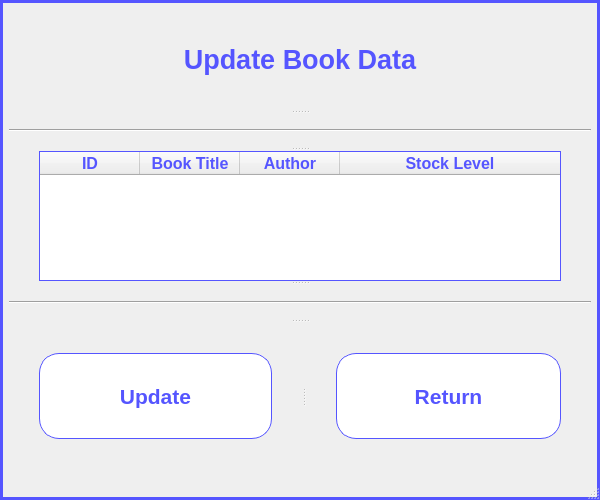
<?xml version="1.0" encoding="UTF-8"?>
<ui version="4.0">
 <class>updateBook_MainWindow</class>
 <widget class="QMainWindow" name="updateBook_MainWindow">
  <property name="geometry">
   <rect>
    <x>0</x>
    <y>0</y>
    <width>600</width>
    <height>500</height>
   </rect>
  </property>
  <property name="windowTitle">
   <string>Update Book</string>
  </property>
  <property name="styleSheet">
   <string notr="true">QMainWindow {
	border: 3px solid rgb(85, 85, 255);
}</string>
  </property>
  <widget class="QWidget" name="centralwidget">
   <layout class="QVBoxLayout" name="verticalLayout">
    <item>
     <widget class="QSplitter" name="splitter_2">
      <property name="orientation">
       <enum>Qt::Vertical</enum>
      </property>
      <widget class="QLabel" name="title_label">
       <property name="font">
        <font>
         <family>Arial</family>
         <pointsize>20</pointsize>
         <weight>75</weight>
         <bold>true</bold>
        </font>
       </property>
       <property name="styleSheet">
        <string notr="true">QLabel {
	color: rgb(85, 85, 255);

	margin: 30px;
}</string>
       </property>
       <property name="text">
        <string>Update Book Data</string>
       </property>
       <property name="alignment">
        <set>Qt::AlignCenter</set>
       </property>
      </widget>
      <widget class="Line" name="line">
       <property name="styleSheet">
        <string notr="true">Line {
	color: rgb(85, 85, 255);
}</string>
       </property>
       <property name="frameShadow">
        <enum>QFrame::Sunken</enum>
       </property>
       <property name="orientation">
        <enum>Qt::Horizontal</enum>
       </property>
      </widget>
      <widget class="QTableWidget" name="books_table">
       <property name="sizePolicy">
        <sizepolicy hsizetype="Expanding" vsizetype="Expanding">
         <horstretch>0</horstretch>
         <verstretch>0</verstretch>
        </sizepolicy>
       </property>
       <property name="font">
        <font>
         <family>Arial</family>
         <pointsize>-1</pointsize>
         <weight>50</weight>
         <bold>false</bold>
        </font>
       </property>
       <property name="styleSheet">
        <string notr="true">QTableWidget {
	color: rgb(85, 85, 255);
	
	font-family: Arial;
	font-size: 14px;

	text-align: center;
	
	border: 1px solid rgb(85, 85, 255);
	
	margin-left: 30px;
	margin-right: 30px;
}</string>
       </property>
       <property name="sizeAdjustPolicy">
        <enum>QAbstractScrollArea::AdjustToContents</enum>
       </property>
       <property name="editTriggers">
        <set>QAbstractItemView::DoubleClicked</set>
       </property>
       <property name="alternatingRowColors">
        <bool>true</bool>
       </property>
       <attribute name="horizontalHeaderCascadingSectionResizes">
        <bool>true</bool>
       </attribute>
       <attribute name="horizontalHeaderStretchLastSection">
        <bool>true</bool>
       </attribute>
       <column>
        <property name="text">
         <string>ID</string>
        </property>
        <property name="font">
         <font>
          <family>Arial</family>
          <pointsize>12</pointsize>
          <weight>75</weight>
          <bold>true</bold>
         </font>
        </property>
        <property name="textAlignment">
         <set>AlignCenter</set>
        </property>
        <property name="foreground">
         <brush brushstyle="SolidPattern">
          <color alpha="255">
           <red>85</red>
           <green>85</green>
           <blue>255</blue>
          </color>
         </brush>
        </property>
       </column>
       <column>
        <property name="text">
         <string>Book Title</string>
        </property>
        <property name="font">
         <font>
          <family>Arial</family>
          <pointsize>12</pointsize>
          <weight>75</weight>
          <bold>true</bold>
         </font>
        </property>
        <property name="textAlignment">
         <set>AlignCenter</set>
        </property>
        <property name="foreground">
         <brush brushstyle="SolidPattern">
          <color alpha="255">
           <red>85</red>
           <green>85</green>
           <blue>255</blue>
          </color>
         </brush>
        </property>
       </column>
       <column>
        <property name="text">
         <string>Author</string>
        </property>
        <property name="font">
         <font>
          <family>Arial</family>
          <pointsize>12</pointsize>
          <weight>75</weight>
          <bold>true</bold>
         </font>
        </property>
        <property name="textAlignment">
         <set>AlignCenter</set>
        </property>
        <property name="foreground">
         <brush brushstyle="SolidPattern">
          <color alpha="255">
           <red>85</red>
           <green>85</green>
           <blue>255</blue>
          </color>
         </brush>
        </property>
       </column>
       <column>
        <property name="text">
         <string>Stock Level</string>
        </property>
        <property name="font">
         <font>
          <family>Arial</family>
          <pointsize>12</pointsize>
          <weight>75</weight>
          <bold>true</bold>
         </font>
        </property>
        <property name="textAlignment">
         <set>AlignCenter</set>
        </property>
        <property name="foreground">
         <brush brushstyle="SolidPattern">
          <color alpha="255">
           <red>85</red>
           <green>85</green>
           <blue>255</blue>
          </color>
         </brush>
        </property>
       </column>
      </widget>
      <widget class="Line" name="line_2">
       <property name="styleSheet">
        <string notr="true">Line {
	color: rgb(85, 85, 255);
}</string>
       </property>
       <property name="frameShadow">
        <enum>QFrame::Sunken</enum>
       </property>
       <property name="orientation">
        <enum>Qt::Horizontal</enum>
       </property>
      </widget>
      <widget class="QSplitter" name="splitter">
       <property name="orientation">
        <enum>Qt::Horizontal</enum>
       </property>
       <widget class="QPushButton" name="update_book_data_button">
        <property name="font">
         <font>
          <family>Arial</family>
          <pointsize>16</pointsize>
          <weight>75</weight>
          <bold>true</bold>
         </font>
        </property>
        <property name="styleSheet">
         <string notr="true">QPushButton {
	background-color: rgb(255, 255, 255);
	color: rgb(85, 85, 255);

	border: 1px solid rgb(85, 85, 255);
	border-radius: 20px;

	height: 70px;

	margin: 30px;
}

QPushButton:hover {
	background-color: rgb(85, 85, 255);
	color: rgb(255, 255, 255);
	
	border: 2px solid rgb(255, 255, 255);
}

QPushButton:pressed {
	background-color: rgb(255, 255, 255);
	color: rgb(85, 85, 255);

	border: 1px solid rgb(85, 85, 255);
	border-radius: 20px;
}</string>
        </property>
        <property name="text">
         <string>Update</string>
        </property>
       </widget>
       <widget class="QPushButton" name="return_main_window_button">
        <property name="font">
         <font>
          <family>Arial</family>
          <pointsize>16</pointsize>
          <weight>75</weight>
          <bold>true</bold>
         </font>
        </property>
        <property name="styleSheet">
         <string notr="true">QPushButton {
	background-color: rgb(255, 255, 255);
	color: rgb(85, 85, 255);

	border: 1px solid rgb(85, 85, 255);
	border-radius: 20px;

	height: 70px;

	margin: 30px;
}

QPushButton:hover {
	background-color: rgb(85, 85, 255);
	color: rgb(255, 255, 255);
	
	border: 2px solid rgb(255, 255, 255);
}

QPushButton:pressed {
	background-color: rgb(255, 255, 255);
	color: rgb(85, 85, 255);

	border: 1px solid rgb(85, 85, 255);
	border-radius: 20px;
}</string>
        </property>
        <property name="text">
         <string>Return</string>
        </property>
       </widget>
      </widget>
     </widget>
    </item>
   </layout>
  </widget>
  <widget class="QMenuBar" name="menubar">
   <property name="geometry">
    <rect>
     <x>0</x>
     <y>0</y>
     <width>600</width>
     <height>21</height>
    </rect>
   </property>
  </widget>
  <widget class="QStatusBar" name="statusbar"/>
 </widget>
 <resources/>
 <connections/>
</ui>
